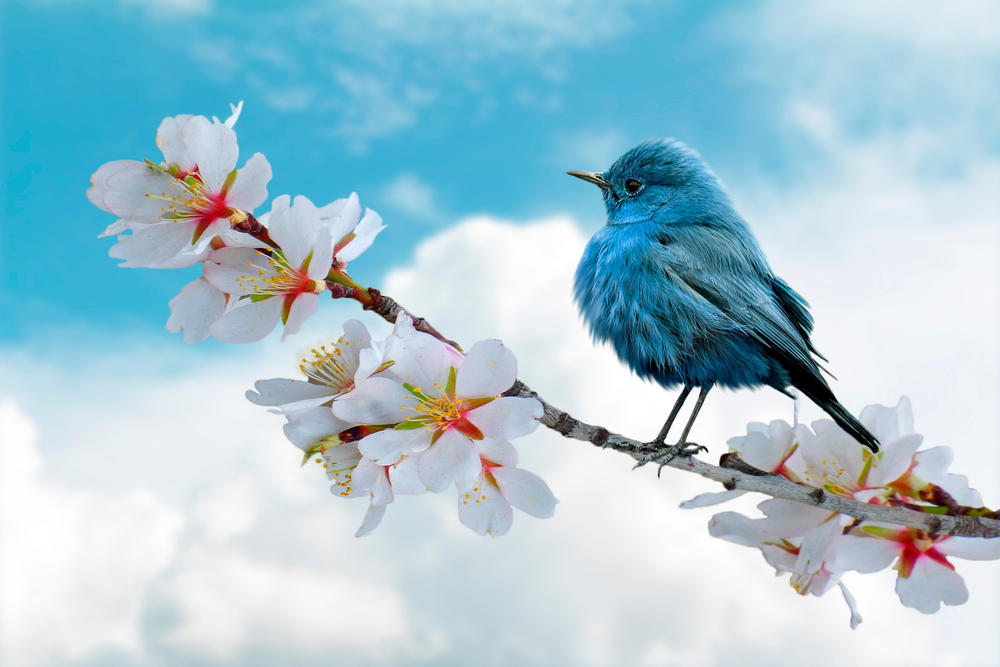
#> input picture lab3/image.png, 1000 x 667 px, shrunk from 1920 x 1280 before the run
$ python q1.py
#> lines starting #> are read from the running program, lines starting #| are printed output that depends on the picture
import cv2
import numpy as np
import matplotlib.pyplot as plt
import os

def contrast_stretching(image_path, num_bits):
    # Read image in grayscale
#> called with image_path = 'image.png', num_bits = 8
    img = cv2.imread(image_path, cv2.IMREAD_GRAYSCALE)
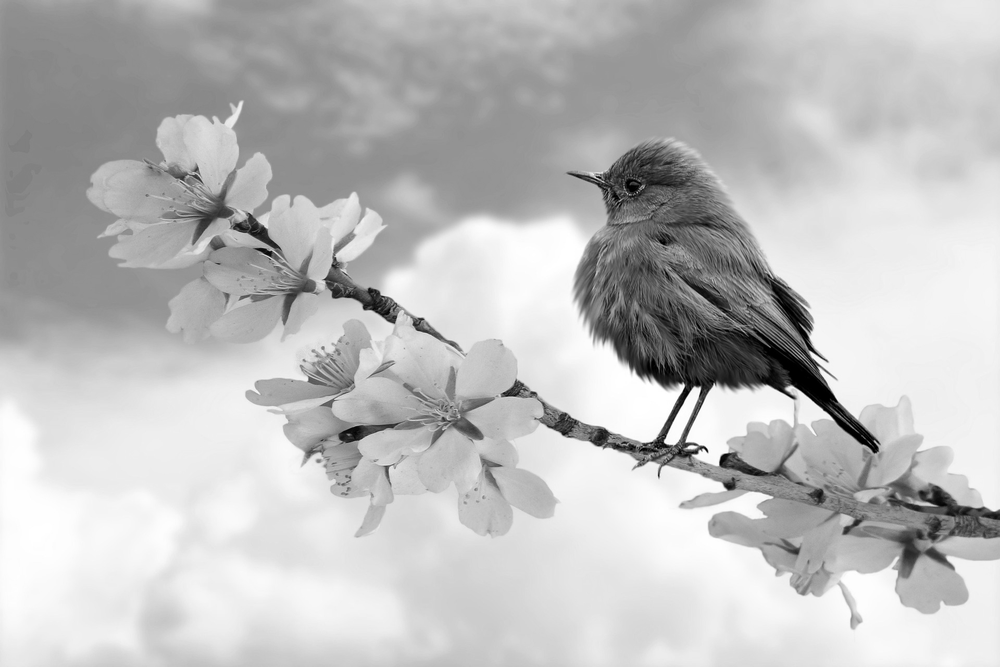
#> img: shape (667, 1000); min 0, max 255, mean 190

    # Check if the image was successfully loaded
    if img is None:
        raise FileNotFoundError(f"Could not find or open the image at '{image_path}'")

    # Get structural min and max intensity values
    r_min, r_max = float(np.min(img)), float(np.max(img))
#> r_min = 0; r_max = 255

    # Max possible intensity value based on user-defined bits
    L_max = (2 ** num_bits) - 1

    # Prevent division by zero if the image is completely flat
    if r_max == r_min:
        return img, img.copy()

    # Apply contrast stretching formula
    stretched = ((img - r_min) / (r_max - r_min)) * L_max
    stretched = np.uint8(np.clip(stretched, 0, L_max))

    return img, stretched

# --- 2. RUN USING YOUR REAL FILE ---
# This pulls directly from 'image.png' on your computer
original, result = contrast_stretching('image.png', num_bits=8)

# --- 3. PLOT AND DISPLAY IMMEDIATELY ---
plt.figure(figsize=(10, 5))

# Plot Original Image
plt.subplot(1, 2, 1)
plt.imshow(original, cmap='gray', vmin=0, vmax=255)
plt.title(f'Original (Min: {original.min()}, Max: {original.max()})')
plt.axis('off')

# Plot Enhanced Result
plt.subplot(1, 2, 2)
plt.imshow(result, cmap='gray', vmin=0, vmax=255)
plt.title(f'Stretched (Min: {result.min()}, Max: {result.max()})')
plt.axis('off')

plt.tight_layout()
plt.show()
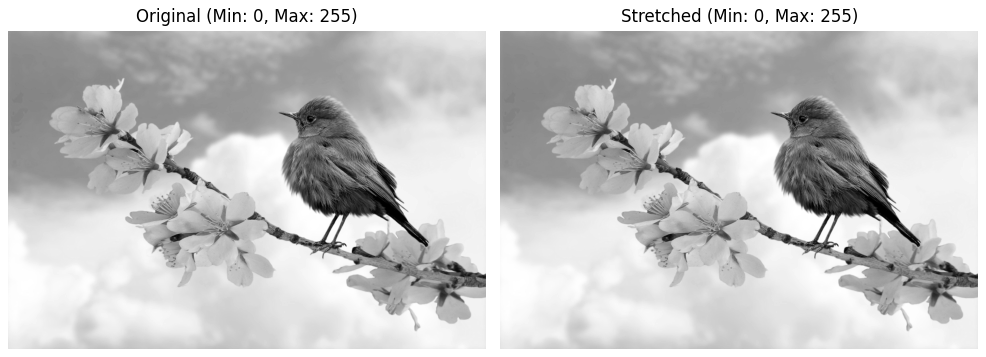
#> figure drawn by matplotlib, 2 panels
